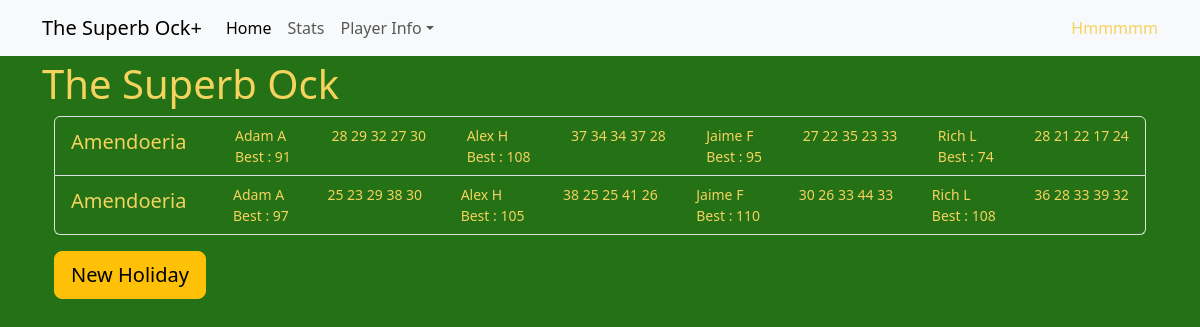
Screenshot of /the-superb-ock/ with the database file from the repository.
### tournaments/models.py (models this page shows, shortened)
class Tournament(models.Model):
    name = models.CharField(max_length=20)
    slug = models.SlugField(default="", null=False)
    def __str__(self):
        return f'{self.name}'

class Holiday(models.Model):
    resort = models.ForeignKey(Resort,on_delete=models.CASCADE)
    tournament = models.ForeignKey(Tournament,on_delete=models.CASCADE)
    holiday_number = models.IntegerField()
    slug = models.SlugField(default="", null=False)

class Resort(models.Model):
    name = models.CharField(max_length=20)
    country = models.CharField(max_length=20)
    latitude = models.DecimalField(decimal_places=6,max_digits=9)
    longitude = models.DecimalField(decimal_places=6,max_digits=9)
    def __str__(self) -> str:
        return f"{self.name}"

class Player(models.Model):
    first_name = models.CharField(max_length=20)
    last_name = models.CharField(max_length=20)
    handedness = models.CharField(max_length=20)
    championships = models.IntegerField()
    def __str__(self) -> str:
        return f"{self.first_name} {self.last_name}"

### tournaments/views.py (the view, shortened to what this page needs)
# urls.py: path('<slug:tournament>/',views.TournamentView.as_view(),name='tournament'),
class TournamentView(View):
    template_name = 'tournaments/tournament.html'
    def catch(self,player):
            try:
                return Handicap.objects.filter(player=player).order_by('-holiday__holiday_number')[0].handicap_index
            except:
                return ""
    def get(self, request, tournament):
        selected_tournament = Tournament.objects.filter(slug=tournament).get()
        holidays = Holiday.objects.filter(tournament=selected_tournament)
        resorts = Resort.objects.all()
        player_by_handicap = Handicap.objects.all().order_by('-holiday__holiday_number')
        players = Player.objects.all()
        player_list = [[player, self.catch(player)] for player in players]
        scores = Score.objects.all()
        rounds = GolfRound.objects.all()
        holiday_set = []
        for holiday in holidays:
            data = []
            for player in Handicap.objects.filter(holiday=holiday).order_by('player__first_name'):
                top_scores = []
                for golf_round in rounds.filter(holiday=holiday):
                    top_scores.append(getPlayerScore(golf_round,player.player))
                top_3 = sorted(top_scores)
                data.append([player.player,top_scores,sum(top_3[-3:])])
            holiday_set.append([player.holiday,data])
        context = {
            'holidays': holidays,
            'tournament': tournament,
            'selected_tournament': selected_tournament,
            'resorts':resorts,
            'players':player_list,
            'holiday_set':holiday_set}
        return render(request, self.template_name, context)

### tournaments/views.py (called while the page is built)
def getPlayerScore(golf_round,player):
    scores = Score.objects.filter(player=player,golf_round=golf_round)
    stableford = sum([score.stableford_score if score.stableford_score != None else 0 for score in scores])
    return stableford

### tournaments/templates/tournaments/tournament.html (shortened to what this page needs)
{% extends 'tournaments/base.html' %} {% block content %}
<h1>{{selected_tournament}}</h1>
<div class="container">
  <div class="row">
    <div class="col">
      <ul class="list-group">
        {% for holiday in holiday_set %}
        <a class="list-group-item list-group-item-action "
          href="{% url 'rounds' tournament=tournament holiday=holiday.0.slug %}">
          <div class="d-flex w-100 justify-content-between">
            <h5 class="d-flex align-items-center me-2">{{holiday.0.resort}}</h5>
            {% for player in holiday.1 %}
              <small class="b-1">{{player.0.first_name}} {{player.0.last_name|first}}<br>Best : {{player.2}}</small>
                <small class="b-1 d-none d-xl-block">{% for score in player.1 %}
                {{score}}
                {% endfor %} </small>
            {% endfor %}
          </div>
        </a>
        {% endfor %}
      </ul>
    </div>
  </div>
  <div class="row">
    <div class="col">
      <button type="button" class="btn btn-warning btn-lg text-nowrap my-3" data-bs-toggle="modal"
        data-bs-target="#modalId">
        New Holiday
      </button>
    </div>
  </div>
  {% endblock content%}

### tournaments/static/tournaments/styles.css (style rules this page uses)
:root { --bs-body-font-family: var(--bs-font-sans-serif); --bs-body-font-size: 1rem; --bs-body-font-weight: 400; --bs-body-line-height: 1.5; --bs-body-color: #F4D35E; --bs-body-color-rgb: 33, 37, 41; --bs-body-bg: #247116; --bs-body-bg-rgb: 255, 255, 255; --bs-emphasis-color:var(--bs-body-color); --bs-btn-bg:#F4D35E; }
body { padding-top: 60px; }

### rows the page displays
Tournament: name "The Superb Ock"
Holiday: resort.name "Amendoeria"
Player: first_name "Adam", last_name "A", player "91", 1 "28" "29" "32" "27" "30" "25" "23" "29" "38" "30", player "97"
Player: first_name "Alex", last_name "H", player "108", 1 "37" "34" "34" "37" "28" "38" "25" "25" "41" "26", player "105"
Player: first_name "Jaime", last_name "F", player "95", 1 "27" "22" "35" "23" "33" "30" "26" "33" "44" "33", player "110"
Player: first_name "Rich", last_name "L", player "74", 1 "28" "21" "22" "17" "24" "36" "28" "33" "39" "32", player "108"
Holiday: resort.name "Amendoeria"
